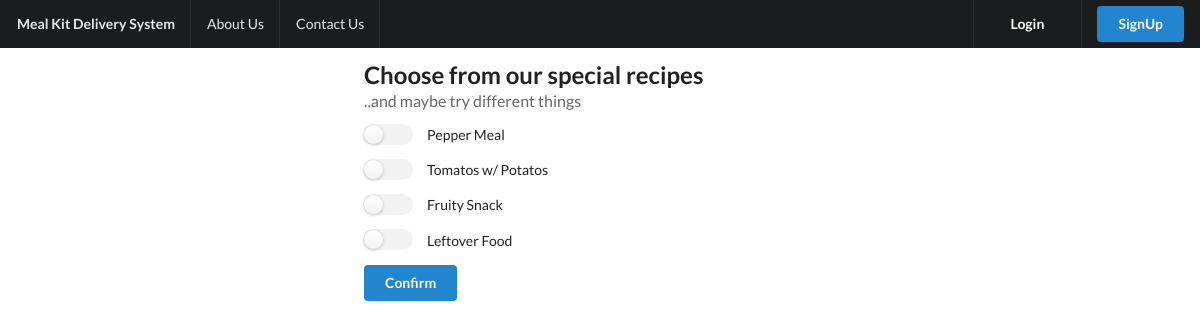
Page /recipe/select/ on the committed database.
### core/models.py (models this page shows)
class Recipe(models.Model):
    name = models.CharField(max_length=200)
    ingredients = models.ManyToManyField(Ingredient)
    text = models.CharField(max_length=2000)
    def __str__(self):
        return self.name

### core/views.py (the view)
# urls.py: path('recipe/select/', recipeList, name="recipe_select"), # change this name
def recipeList(request):
    submitted = False
    if request.method == 'POST':
        return render(request, 'core/recipes.html', {'submitted':True})
    else: ## this is the get
        form = Recipe.objects.all()
    return render(request, 'core/recipes.html', {'form': form, 'submitted':False})

### core/templates/core/recipes.html (shortened to what this page needs)
{% extends 'core/base.html' %}
{% block content %}
<div class="ui left aligned container" style="width: 500px;margin-top: 10px;">
    <div class="row" style="font-size: 15pt;">
        {% if not submitted %}
        <h2 class="ui header">Choose from our special recipes
            <div class="sub header">..and maybe try different things</div>
        </h2>
        {% endif %}
    </div>
    <div class="left aligned row" style="font-size: 14pt;">
        {% if submitted %}
        <div class="ui positive message" style="margin-top: 10px;">
            <i class="close icon"></i>
            <div class="header">
                We've got your order.
            </div>
            <p>We will send you your order when it's ready. </p>
            <a href="/" class="ui primary button">
                Go to Homepage
            </a>
        </div>
        {% else %}
        <form method="post" class="ui  form" action="{%url 'recipe_select' %}">
            {% for field in form %}
            <div class="field">
                <div class="ui test toggle checkbox">
                    <label>{{ field }}</label>
                </div>
            </div>
            {% endfor %}
            <button id="confirmbutton" class="ui primary right float button" type="submit">Confirm</button>
        </form>
        {% endif %}
    </div>
    {% endblock %}

### core/templates/core/base.html (style rules this page uses)
html, body { margin: 0px; padding: 0px; }
*, *:after, *:before { -webkit-box-sizing: border-box; -moz-box-sizing: border-box; box-sizing: border-box; }

### rows in the picture
Recipe: name "Pepper Meal"
Recipe: name "Tomatos w/ Potatos"
Recipe: name "Fruity Snack"
Recipe: name "Leftover Food"
